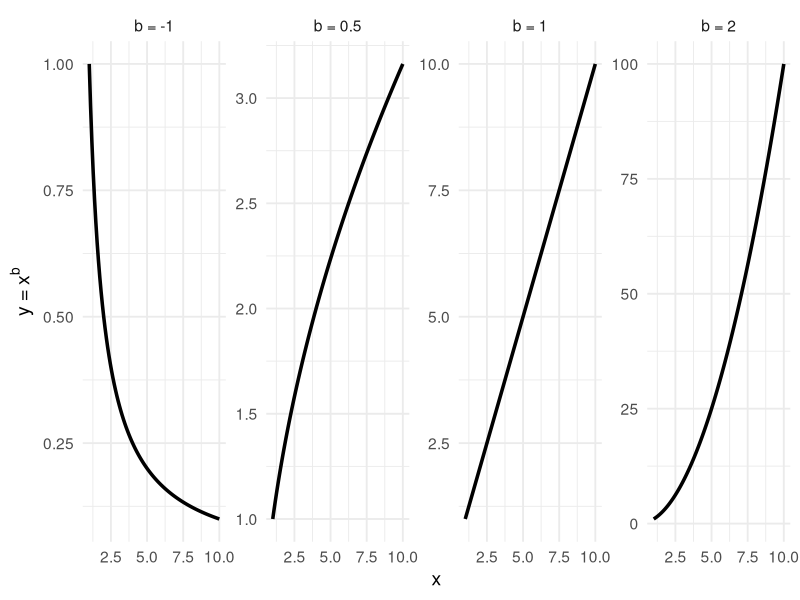
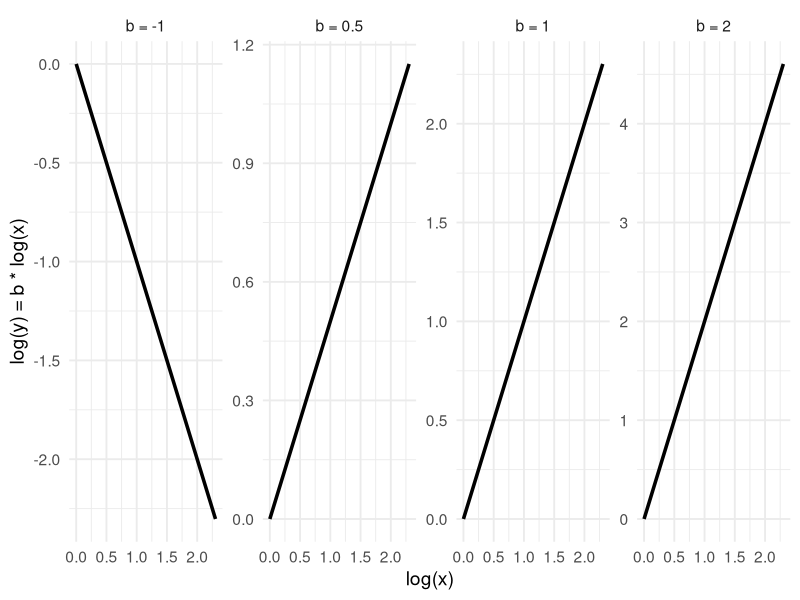

Write the R code that produced these figures, in order.
library(tidyverse)
library(patchwork)

# -------------------------------------------------------------------------
# code for plotting scaling relationships

# Create a sequence of x values
x_vals <- seq(1, 10, length.out = 100)

# Define exponents b to visualize
b_values <- c(2, 1, 0.5, -1)

# Create a data frame with y = x^b for each b
df <- expand.grid(x = x_vals, b = b_values) %>%
  mutate(y = x^b,
         b_label = paste("b =", b))  # for nicer facet labels

# Plot with ggplot2
linear_plot <- ggplot(df, aes(x = x, y = y)) +
  geom_line(linewidth = 1.2) +
  facet_wrap(~ b_label, scales = "free_y",nrow = 1) +
  labs(
    # title = "Shapes of Power Law Relationships in Standard Coordinates",
    x = "x",
    y = expression(paste("y = ",x^{b}))
  ) +
  theme_minimal(base_size = 14)

log_plot <- ggplot(df, aes(x = log(x), y = log(y))) +
  geom_line(linewidth = 1.2) +
  facet_wrap(~ b_label, scales = "free_y",nrow = 1) +
  labs(
    # title = "Shapes of Power Law Relationships in Standard Coordinates",
    x = "log(x)",
    y = "log(y) = b * log(x)"
  ) +
  theme_minimal(base_size = 14)

# linear_plot/log_plot
